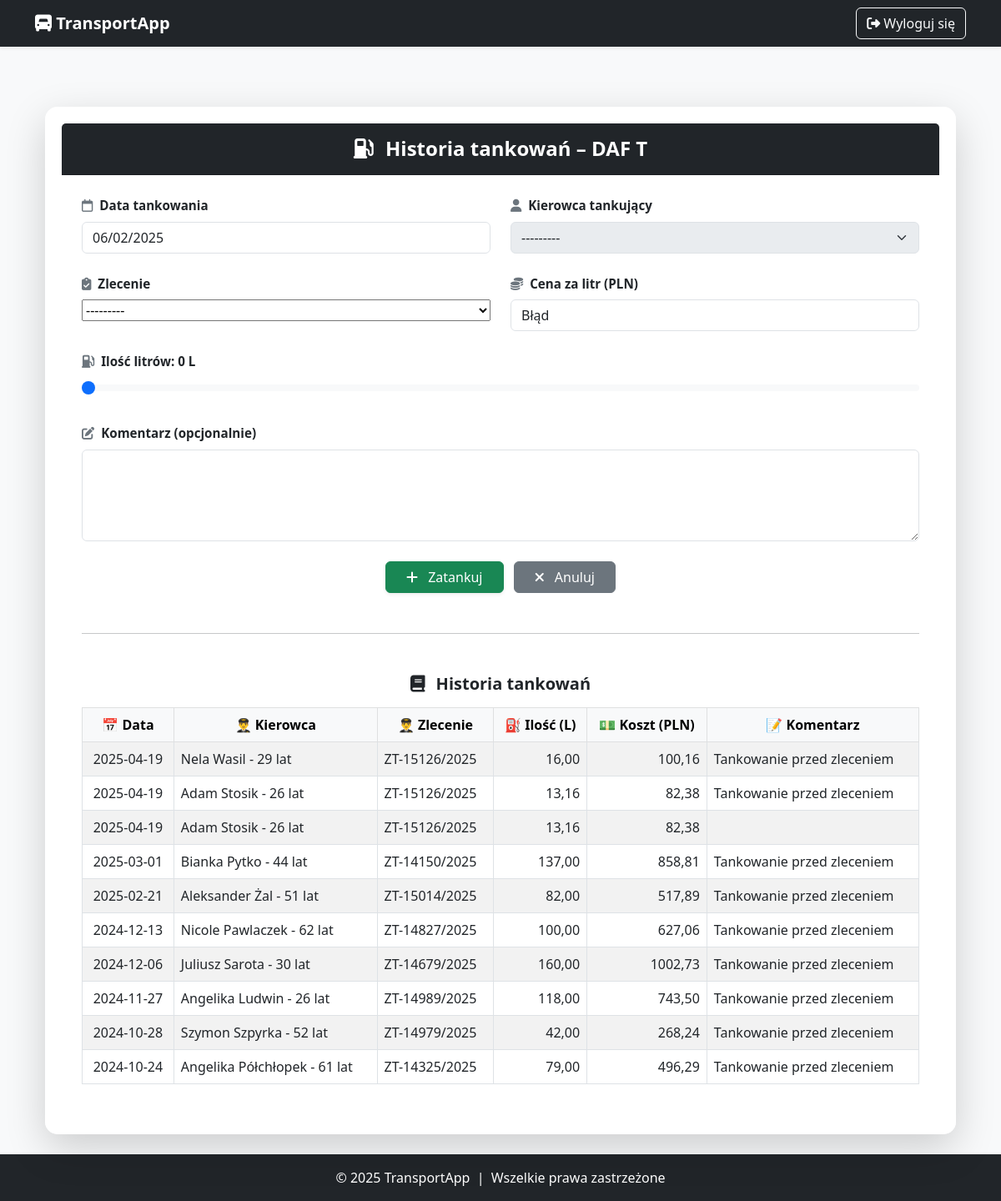
The page /users/ciezarowki/1734/tankowania/ (signed in) on the database as committed earlier.
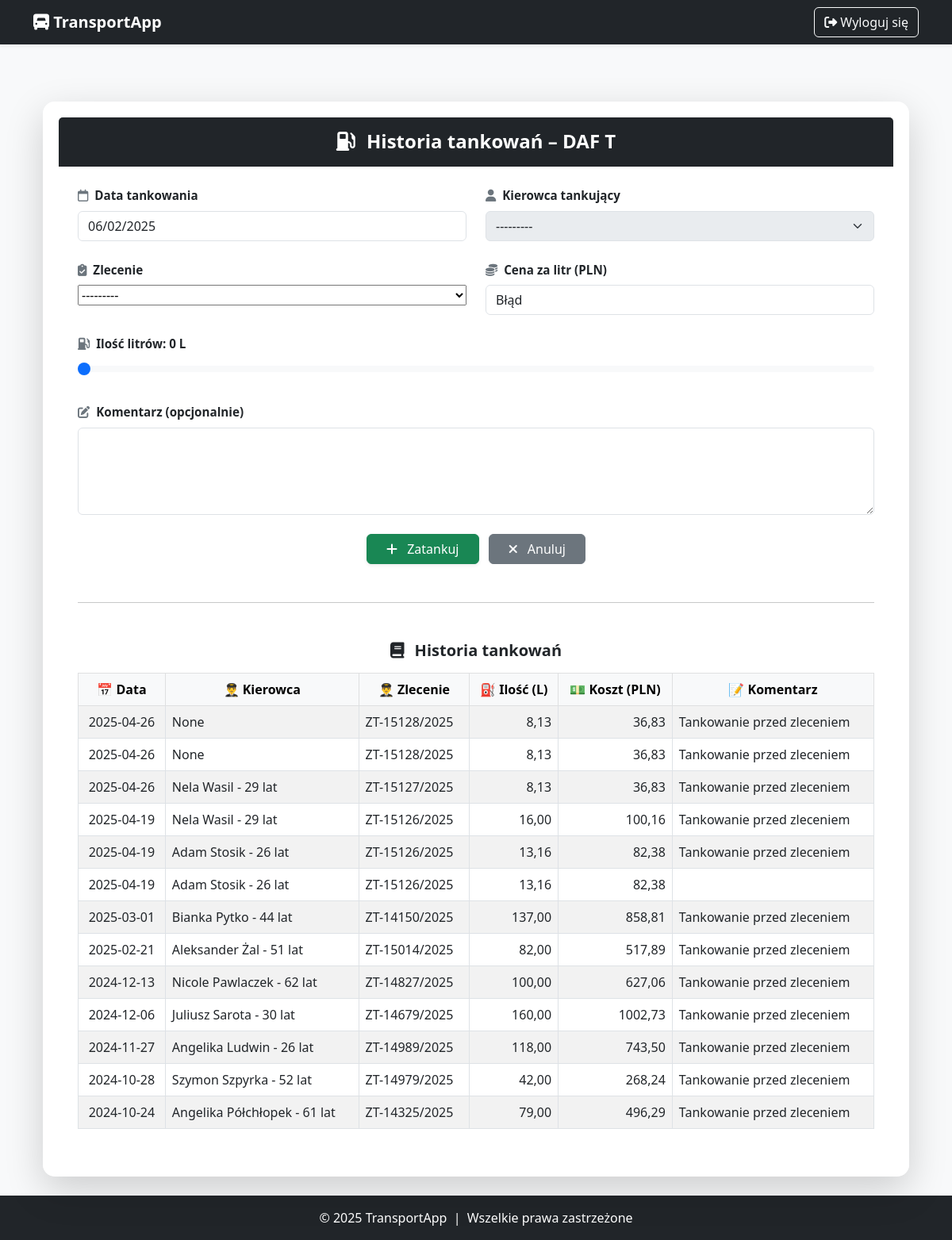
The same page on the database as committed later.
### users/models.py (models this page shows, shortened)
class Ciezarowka(models.Model):
    ciez_id = models.AutoField(primary_key=True)
    ciez_marka = models.CharField(max_length=50, verbose_name="Marka")
    ciez_model = models.CharField(max_length=50, verbose_name="Model")
    ciez_moc = models.IntegerField(
        verbose_name="Moc (KM)",
        validators=[MinValueValidator(0, message="Moc nie może być ujemna.")]
    )
    ciez_nr_rejestr = models.CharField(
        max_length=15,
        verbose_name="Numer rejestracyjny",
        validators=[RegexValidator(
            regex=r'^[A-Z0-9]{2,3}\s?[A-Z0-9]{4,6}$',
            message="Podaj poprawny numer rejestracyjny."
        )]
    )
    ciez_przebieg = models.IntegerField(
        verbose_name="Przebieg (km)",
        validators=[MinValueValidator(0, message="Przebieg nie może być ujemny.")]
    )
    ciez_rok_prod = models.IntegerField(
        verbose_name="Rok produkcji",
        validators=[
            MinValueValidator(0, message="Rok produkcji nie może być mniejszy od 0."),
            MaxValueValidator(date.today().year, message=f"Rok produkcji nie może być większy niż {date.today().year}.")
        ]
    )
    ciez_data_zakupu = models.DateField(verbose_name="Data zakupu")
    ciez_data_serwisu = models.DateField(verbose_name="Data ostatniego serwisu")
    ciez_masa_wlasna = models.DecimalField(
        max_digits=7, decimal_places=2,
        verbose_name="Masa własna (t)",
        validators=[MinValueValidator(0.01, message="Masa własna musi być większa od 0.")]
    )
    ciez_masa_ladunku = models.DecimalField(
        max_digits=7, decimal_places=2,
        verbose_name="Masa ładunku (t)",
        validators=[MinValueValidator(0.01, message="Masa ładunku musi być większa od 0.")]
    )
    ciez_dop_masa_calk = models.DecimalField(
        max_digits=7, decimal_places=2,
        verbose_name="Dopuszczalna masa całkowita (t)",
        validators=[MinValueValidator(0.01, message="Dopuszczalna masa całkowita musi być większa od 0.")]
    )
    ciez_spalanie_na_100km = models.DecimalField(
        max_digits=5, decimal_places=2,
        verbose_name="Spalanie na 100 km (l)",
        validators=[MinValueValidator(0, message="Spalanie nie może być mniejsze niż 0.")]
    )
    ciez_paliwo_litry = models.FloatField(
        verbose_name="Stan paliwa (l)",
        validators=[MinValueValidator(0)],
        null=True,
        blank=True
    )
    ciez_bak_max = models.FloatField(
        verbose_name="Pojemność baku (l)",
        validators=[MinValueValidator(1)],
        null=True,
        blank=True
    )

class Tankowanie(models.Model):
    ciezarowka = models.ForeignKey(Ciezarowka, on_delete=models.CASCADE)
    data = models.DateField()
    ilosc_litrow = models.DecimalField(max_digits=5, decimal_places=2)
    cena_za_litr = models.DecimalField(max_digits=5, decimal_places=2)
    koszt = models.DecimalField(max_digits=10, decimal_places=2, editable=False)
    kierowca = models.ForeignKey(Kierowca, on_delete=models.SET_NULL, null=True, blank=True)
    zlecenie = models.ForeignKey(Zlecenie, on_delete=models.SET_NULL, null=True, blank=True)
    komentarz = models.TextField(blank=True)

class Kierowca(models.Model):
    kier_id = models.AutoField(primary_key=True)
    kier_imie = models.CharField(max_length=100, verbose_name="Imię")
    kier_nazwisko = models.CharField(max_length=100, verbose_name="Nazwisko")
    data_urodzenia = models.DateField(verbose_name="Data urodzenia")
    kier_adres = models.TextField(verbose_name="Adres")
    kier_telefon = models.CharField(max_length=15, verbose_name="Telefon")
    kier_email = models.EmailField(verbose_name="Email")
    kier_lata_dosw = models.IntegerField(verbose_name="Lata doświadczenia")
    kier_przejech_km = models.IntegerField(verbose_name="Przejechane km")
    kier_liczba_wykroczen = models.IntegerField(verbose_name="Liczba wykroczeń")
    stawka_za_km = models.DecimalField(max_digits=6, decimal_places=2, verbose_name="Stawka za km (PLN)", default=1.50)
    def oblicz_wiek(self):
        today = date.today()
        return today.year - self.data_urodzenia.year - ((today.month, today.day) < (self.data_urodzenia.month, self.data_urodzenia.day))
    def __str__(self):
        return f"{self.kier_imie} {self.kier_nazwisko} - {self.oblicz_wiek()} lat"

class Zlecenie(models.Model):
    STATUS_CHOICES = [
        ("nie_rozpoczete", "Nie rozpoczęte"),
        ("w_realizacji", "W realizacji"),
        ("zamkniete", "Zamknięte"),
    ]
    id_zlec = models.AutoField(primary_key=True)
    miejsce_wyj = models.CharField(max_length=255, verbose_name="Miejsce wyjazdu")
    miejsce_odb = models.CharField(max_length=255, verbose_name="Miejsce odbioru")
    miejsce_dost = models.CharField(max_length=255, verbose_name="Miejsce dostawy")
    przychod = models.DecimalField(max_digits=10, decimal_places=2, verbose_name="Przychód (PLN)")
    ilosc_ladunku = models.FloatField(verbose_name="Ilość ładunku (tony)")
    towar = models.CharField(max_length=255, verbose_name="Rodzaj towaru")
    data_otrzymania = models.DateField(verbose_name="Data otrzymania zlecenia")
    termin_realizacji = models.DateTimeField(null=True, blank=True, verbose_name="Termin realizacji")
    kierowca = models.ForeignKey('users.Kierowca', on_delete=models.SET_NULL, null=True, blank=True, verbose_name="Przypisany kierowca")
    ciezarowka = models.ForeignKey('users.Ciezarowka', on_delete=models.SET_NULL, null=True, blank=True, verbose_name="Przypisana ciężarówka")
    status = models.CharField(max_length=15, choices=STATUS_CHOICES, default="nie_rozpoczete", verbose_name="Status zlecenia")
    odleglosc_km = models.DecimalField(max_digits=8, decimal_places=2, null=True, blank=True)
    przewidywana_data_rozpoczecia = models.DateTimeField(null=True, blank=True)
    przewidywany_czas_realizacji = models.DurationField(null=True, blank=True)
    przewidywana_data_zakonczenia = models.DateTimeField(null=True, blank=True)
    przewidywany_koszt = models.DecimalField(max_digits=10, decimal_places=2, null=True, blank=True)
    rzeczywista_data_rozpoczecia = models.DateTimeField(null=True, blank=True,
                                                        verbose_name="Rzeczywista data rozpoczęcia")
    rzeczywista_data_zakonczenia = models.DateTimeField(null=True, blank=True,
                                                        verbose_name="Rzeczywista data zakończenia")
    rzeczywiste_przejechane_km = models.DecimalField(max_digits=8, decimal_places=2, null=True, blank=True,
                                                     verbose_name="Rzeczywiste przejechane km")
    rzeczywiste_spalone_litry = models.DecimalField(max_digits=8, decimal_places=2, null=True, blank=True,
                                                    verbose_name="Rzeczywiste spalone litry paliwa")
    rzeczywisty_koszt = models.DecimalField(max_digits=10, decimal_places=2, null=True, blank=True)
    zysk = models.DecimalField(max_digits=10, decimal_places=2, null=True, blank=True)
    def numer_zlecenia(self):
        return f"ZT-{self.id_zlec:04d}/{datetime.now().year}"
    def __str__(self):
        return f"Zlecenie {self.id_zlec}: {self.miejsce_odb} → {self.miejsce_dost} ({self.get_status_display()})"

### users/views/ciezarowka_views.py (the view)
# urls.py: path("ciezarowki/<int:ciez_id>/tankowania/", historia_tankowania, name="historia_tankowania"),
@login_required
def historia_tankowania(request, ciez_id):
    ciezarowka = get_object_or_404(Ciezarowka, pk=ciez_id)
    tankowania = Tankowanie.objects.filter(ciezarowka=ciezarowka).order_by('-data')
    zlecenia_w_realizacji = Zlecenie.objects.filter(ciezarowka=ciezarowka, status="w_realizacji")
    min_do_zatankowania = 0
    max_do_zatankowania = max(0, math.floor(ciezarowka.ciez_bak_max - ciezarowka.ciez_paliwo_litry))
    if request.method == 'POST':
        form = TankowanieForm(request.POST)
        if form.is_valid():
            ilosc = form.cleaned_data['ilosc_litrow']
            cena = form.cleaned_data['cena_za_litr']
            zlecenie = form.cleaned_data['zlecenie']
            if zlecenie and zlecenie.ciezarowka != ciezarowka:
                messages.error(request, "Wybrane zlecenie nie jest przypisane do tej ciężarówki.")
            elif ilosc > max_do_zatankowania:
                messages.error(request, f"Nie można zatankować więcej niż {max_do_zatankowania} litrów!")
            elif not cena and form.cleaned_data['data']:
                data_str = form.cleaned_data['data'].strftime('YYYY-MM-DD')
                cena = get_cena_paliwa(data_str)
                if not cena:
                    messages.error(request, "Nie udało się pobrać ceny paliwa z API Orlenu.")
                    return redirect('historia_tankowania', ciez_id=ciez_id)
            else:
                tankowanie = form.save(commit=False)
                tankowanie.kierowca = zlecenie.kierowca
                tankowanie.ciezarowka = ciezarowka
                tankowanie.koszt = round(ilosc * cena, 2)
                tankowanie.save()
                ciezarowka.ciez_paliwo_litry = float(Decimal(str(ciezarowka.ciez_paliwo_litry)) + ilosc)
                ciezarowka.save()
                messages.success(request, f"Zatankowano {ilosc} litrów. Koszt: {tankowanie.koszt} zł.")
                return redirect('historia_tankowania', ciez_id=ciez_id)
    else:
        form = TankowanieForm(initial={'cena_za_litr': 6.26})
        form.fields['zlecenie'].queryset = zlecenia_w_realizacji
        form.fields['kierowca'].queryset = Kierowca.objects.all()
    zlecenia_json = json.dumps([
        {
            "id": z.pk,
            "kierowca": str(z.kierowca),
            "min": round(z.odleglosc_km * (ciezarowka.ciez_spalanie_na_100km / 100), 2),
            "max": round(ciezarowka.ciez_bak_max - ciezarowka.ciez_paliwo_litry, 2)
        } for z in zlecenia_w_realizacji
    ], cls=DjangoJSONEncoder)
    context = {
        "ciezarowka": ciezarowka,
        "tankowania": tankowania,
        "form": form,
        "max_do_zatankowania": max_do_zatankowania,
        "min_do_zatankowania": min_do_zatankowania,
        "zlecenia_json": zlecenia_json,
        "today_date": date.today().strftime('%Y-%m-%d'),
    }
    return render(request, "users/ciezarowki/historia_tankowania.html", context)

### users/templates/users/ciezarowki/historia_tankowania.html (shortened to what this page needs)
{% extends 'base.html' %}
{% load static %}
{% block content %}
<link rel="stylesheet" href="https://cdn.datatables.net/1.13.6/css/dataTables.bootstrap5.min.css" />
<div class="container mt-5">
    <div class="card shadow-lg border-0">
        <div class="card-header bg-dark text-white text-center py-3">
            <h4 class="fw-bold mb-0">
                <i class="fa-solid fa-gas-pump me-2"></i> Historia tankowań – {{ ciezarowka.ciez_marka }} {{ ciezarowka.ciez_model }}
            </h4>
        </div>
        <div class="card-body px-4 py-4">
            <form method="post">
                <div class="row g-4">
                    <div class="col-md-6">
                        <label class="form-label fw-semibold">
                            <i class="fa-regular fa-calendar me-1"></i> Data tankowania
                        </label>
                        <input type="date" class="form-control" id="id_data" name="data" value="{{ today_date }}" readonly>
                    </div>
                    <div class="col-md-6">
                        <label class="form-label fw-semibold">
                            <i class="fa-solid fa-user me-1"></i> Kierowca tankujący
                        </label>
                        <select class="form-select" name="kierowca" id="id_kierowca" disabled>
                            <option selected>---------</option>
                        </select>
                    </div>
                    <div class="col-md-6">
                        <label class="form-label fw-semibold">
                            <i class="fa-solid fa-clipboard-check me-1"></i> Zlecenie
                        </label>
                        <div class="form-select p-0 border-0">
                            {{ form.zlecenie }}
                        </div>
                    </div>
                    <div class="col-md-6">
                        <label class="form-label fw-semibold">
                            <i class="fa-solid fa-coins me-1"></i> Cena za litr (PLN)
                        </label>
                        <input type="text" id="id_cena_za_litr" name="cena_za_litr" class="form-control" readonly>
                    </div>
                    <div class="col-12">
                        <label class="form-label fw-semibold">
                            <i class="fa-solid fa-gas-pump me-1"></i> Ilość litrów: <span id="litryLabel">{{ min_do_zatankowania }}</span> L
                        </label>
                        <input type="range"
                               min="{{ min_do_zatankowania }}"
                               max="{{ max_do_zatankowania }}"
                               value="{{ min_do_zatankowania }}"
                               name="ilosc_litrow"
                               id="ilosc_litrow"
                               class="form-range"
                               step="0.1">
                    </div>
                    <div class="col-12">
                        <label class="form-label fw-semibold">
                            <i class="fa-solid fa-pen-to-square me-1"></i> Komentarz (opcjonalnie)
                        </label>
                        <textarea name="komentarz" class="form-control" rows="4">{{ form.komentarz.value|default_if_none:'' }}</textarea>
                    </div>
                </div>
                <div class="text-center mt-4">
                    <button type="submit" class="btn btn-success px-4 shadow-sm">
                        <i class="fa-solid fa-plus me-2"></i> Zatankuj
                    </button>
                    <a href="{% url 'zarzadzaj_ciezarowkami' %}" class="btn btn-secondary px-4 ms-2">
                        <i class="fa-solid fa-xmark me-2"></i> Anuluj
                    </a>
                </div>
            </form>
            {% if tankowania %}
                <hr class="my-5">
                <h5 class="text-center fw-bold mb-3"><i class="fa-solid fa-book me-2"></i> Historia tankowań</h5>
                <div class="table-responsive">
                    <table id="tankowaniaTable" class="table table-hover table-striped table-bordered align-middle">
                        <thead class="table-light text-center">
                            <tr>
                                <th>📅 Data</th>
                                <th>👨‍✈️ Kierowca</th>
                                <th>👨‍✈️ Zlecenie</th>
                                <th>⛽ Ilość (L)</th>
                                <th>💵 Koszt (PLN)</th>
                                <th>📝 Komentarz</th>
                            </tr>
                        </thead>
                        <tbody>
                            {% for t in tankowania %}
                            <tr>
                                <td class="text-center">{{ t.data|date:"Y-m-d" }}</td>
                                <td>{{ t.kierowca }}</td>
                                <td>{{ t.zlecenie.numer_zlecenia }}</td>
                                <td class="text-end">{{ t.ilosc_litrow }}</td>
                                <td class="text-end">{{ t.koszt|floatformat:2 }}</td>
                                <td>{{ t.komentarz }}</td>
                            </tr>
                            {% endfor %}
                        </tbody>
                    </table>
                </div>
            {% else %}
                <p class="text-center mt-4 text-muted">Brak zapisanych tankowań.</p>
            {% endif %}
        </div>
    </div>
</div>
{% endblock %}

Rows that differ between the two databases and show on the page:
added Tankowanie: data "2025-04-26", kierowca "None", zlecenie.numer_zlecenia "ZT-15128/2025", ilosc_litrow "8,13", koszt "36,83", komentarz "Tankowanie przed zleceniem"
added Tankowanie: data "2025-04-26", kierowca "None", zlecenie.numer_zlecenia "ZT-15128/2025", ilosc_litrow "8,13", koszt "36,83", komentarz "Tankowanie przed zleceniem"
added Tankowanie: data "2025-04-26", kierowca "Nela Wasil - 29 lat", zlecenie.numer_zlecenia "ZT-15127/2025", ilosc_litrow "8,13", koszt "36,83", komentarz "Tankowanie przed zleceniem"
